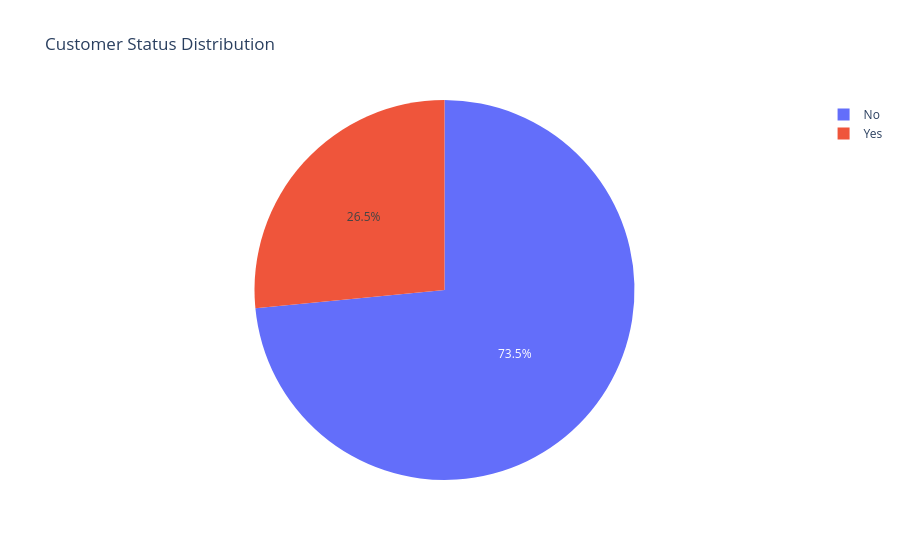

The code cell stored with this chart in its notebook:
### Markdown cell above
Data Visualization

### Code cell
Churn_Label_counts= df['Churn Label'].value_counts()
fig2 = px.pie(names= Churn_Label_counts.keys(), values= Churn_Label_counts.values, title='Customer Status Distribution')
fig2.show()

### Figure 1 — Plotly figure (JSON) as saved in the notebook; plotly's stock layout.template omitted (floating-point values rounded to 4 significant figures)
{"data": [{"domain": {"x": [0, 1], "y": [0, 1]}, "hovertemplate": "label=%{label}<br>value=%{value}<extra></extra>", "labels": ["No", "Yes"], "legendgroup": "", "name": "", "showlegend": true, "type": "pie", "values": [5174, 1869]}], "layout": {"legend": {"tracegroupgap": 0}, "title": {"text": "Customer Status Distribution"}}}
